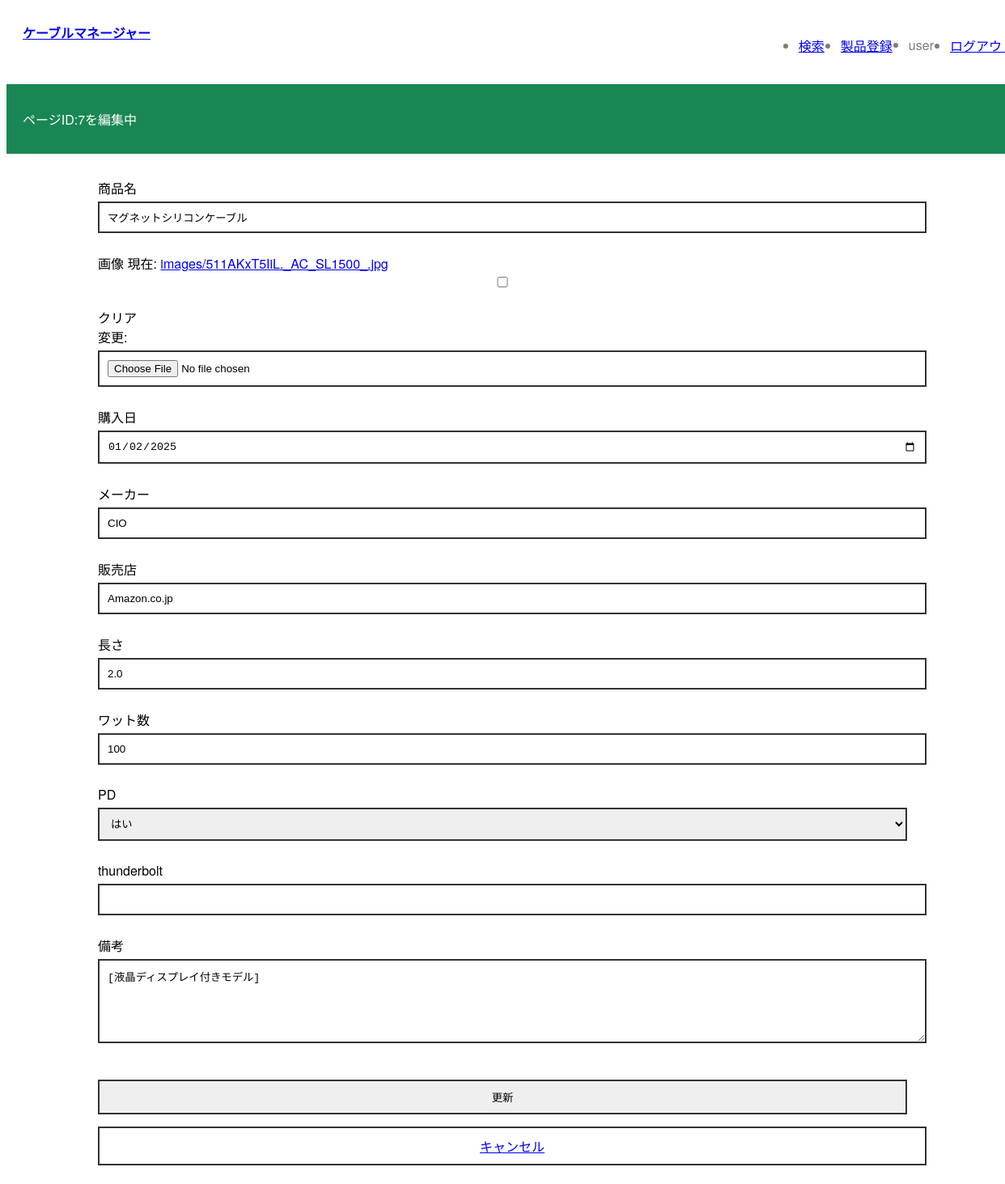
The app's page /7/edit (signed in) with its own data.
### accounts/models.py (models this page shows)
class CustomUser(AbstractBaseUser, PermissionsMixin):
    username = models.CharField(max_length=150, unique=True)
    email = models.EmailField(unique=True)
    last_name = models.CharField(max_length=150, blank=True)
    first_name = models.CharField(max_length=150, blank=True)
    is_active = models.BooleanField(default=True)
    is_staff = models.BooleanField(default=False)
    date_joined = models.DateTimeField(default=timezone.now)
    groups = models.ManyToManyField(Group, related_name='customuser_set',blank=True)
    user_permissions = models.ManyToManyField(Permission, related_name='customuser_set',blank=True)
    objects = CustomUserManager()
    USERNAME_FIELD = "username"
    REQUIRED_FIELDS = ["email"]
    def __str__(self):
        return self.username or self.email

### manage/models.py (models this page shows, shortened)
class Item(models.Model):
    name = models.CharField(max_length=50)
    user = models.ForeignKey(CustomUser,on_delete=models.CASCADE)
    created = models.DateTimeField(auto_now_add=True)
    modified = models.DateTimeField(auto_now=True)
    image = models.ImageField(upload_to="images", verbose_name='画像', null=True, blank=True)
    date = models.DateField(null=True, blank=True)
    Manufacturer = models.CharField(max_length=25, null=True, blank=True)
    Store = models.CharField(max_length=25, null=True, blank=True)
    length = models.DecimalField(max_digits=4, decimal_places=1, null=True, blank=True)
    watt = models.PositiveIntegerField(null=True, blank=True)
    PD = models.BooleanField(null=True, blank=True)
    thunderbolt = models.PositiveIntegerField(null=True, blank=True)
    comment = models.TextField(null=True, blank=True)

### manage/views.py (the view)
# urls.py: path('<int:id>/edit', views.edit, name='edit'),
@login_required
def edit(request, id):
    item = get_object_or_404(Item, pk=id)
    regForm = RegForm(instance=item)
    context = {
        'message': 'ページID:'+ str(id) +"を編集中",
        'item': item,
        'regForm': regForm,
    }
    return render(request, 'manage/edit.html', context)

### manage/forms.py (shortened to what this page needs)
class RegForm(forms.ModelForm):
    def __init__(self, *args, **kwargs):
        super().__init__(*args, **kwargs)
        self.label_suffix = " "
        self.fields["date"].widget.attrs["max"] = "9999-12-31"
    class Meta:
        model = Item
        exclude = ['user']  # userフィールドを除外
        labels={
            'name':'商品名',
            'date':'購入日',
            'image':'画像',
            'Manufacturer':'メーカー',
            'Store':'販売店',
            'length':'長さ',
            'watt':'ワット数',
            'PD':'PD',
            'thunderbolt':'thunderbolt',
            'comment':'備考',
        }
        widgets = {
            'date': DateInput(),
        }

### myapp/context_processors.py (called while the page is built)
def debug(request):
    return {'debug': settings.DEBUG}

### manage/templates/manage/edit.html (shortened to what this page needs)
{% extends "base.html" %}
{% block content %}
<main class="form">
    <form action="{% url 'manage:update' item.id %}" method="post" class="form" enctype="multipart/form-data">
        {{ regForm }}
        <button type="submit" class="btn">更新</button>
        <a href="{% url "manage:index" %}" class="btn">キャンセル</a>
    </form>
</main>
{% endblock %}

### manage/templates/base.html (shortened to what this page needs)
{% load static %}
<!DOCTYPE html>
<html lang="ja">
<head>
    <link rel="stylesheet" href="https://unpkg.com/destyle.css@4.0.1/destyle.css">
    <link href="{% static 'css/style.css' %}" rel="stylesheet">
    <link href="{% static 'css/index.css' %}" rel="stylesheet">
    <link href="{% static 'css/detail.css' %}" rel="stylesheet">
    <link href="{% static 'css/form.css' %}" rel="stylesheet">
</head>
<body>
    <header>
        <div class="logo">
            <a href="{% url "manage:index" %}">ケーブルマネージャー</a>
        </div>
        <nav>
            <ul>
                {% if user.is_authenticated %}
                    <li>
                        <a href="{% url "search:search" %}">検索</a>
                    </li>
                    <li>
                        <a href="{% url "manage:new" %}">製品登録</a>
                    </li>
                    <li class='nav-user'>
                        <span class='navbar-text'>{{ user }}</span>
                    </li>
                    <li>
                        <form action='{% url "logout" %}' method='post' name='logout'>
                            <a href="javascript:logout.submit()">ログアウト</a>
                        </form>
                    </li>
                {% endif %}
            </ul>
        </nav>
    </header>
    {% if message is not defined %}
        <div class="message">
            <p>{{ message }}</p>
        </div>
    {% endif %}
    {% block content %}
    {% endblock %}
</body>
</html>

### static/css/style.css (style rules this page uses)
body { font-family: "TT Norms Pro", "LINE Seed JP", "Helvetica Neue", Arial, Poppins, "Noto Sans JP", sans-serif; }
main { max-width: 1000px; padding: 15px; margin: 0 auto; }
header { background-color: #fff; padding: 20px; width: 100%; position: sticky; top: 0; display: flex; }
header .logo { margin-right: auto; font-weight: bold; }
header ul { color: rgba(0, 0, 0, 0.5176470588); display: flex; gap: 20px; }
header ul li a { transition: all 0.3s; }
.message { padding: 15px 20px; width: 100%; background-color: #198753; color: white; margin-bottom: 15px; }
.btn { padding: 10px; border: solid 2px #333; width: 100%; text-align: center; margin-top: 15px; transition: all 0.25s; display: block; }

### static/css/form.css (style rules this page uses)
.form form { width: 100%; margin: 0 auto; }
.form form input, .form form select, .form form textarea { border: solid 2px #333; width: 100%; padding: 10px; margin-bottom: 15px; margin: 5px 0 25px 0; }
.form form textarea { text-align: start; height: 10vh; resize: vertical; }

### records on screen
CustomUser: username "user"
Item: name "マグネットシリコンケーブル", date "01/02/2025", Manufacturer "CIO", Store "Amazon.co.jp", length "2.0", watt "100", PD "はい", comment "[液晶ディスプレイ付きモデル]"

### other values on screen
{{ message }} "ページID:7を編集中"
